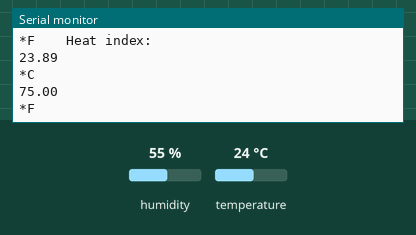
The sketch below on a simulated Arduino Uno, built with avr-gcc and run on an emulated ATmega328P. Shown: the last lines printed to the serial monitor. The test bench sets the inputs (shaded band); at power-on: humidity 55 %, temperature 24 °C.

Above: at 2.8 s.
2.9 s: humidity set to 22 %
5.6 s: temperature set to 12 °C
At 6.8 s:
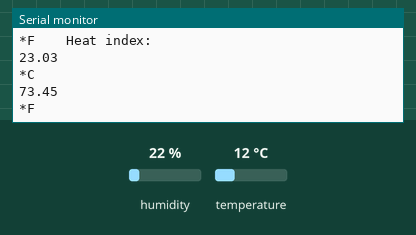
8.3 s: humidity set to 40 %
At 10.6 s:
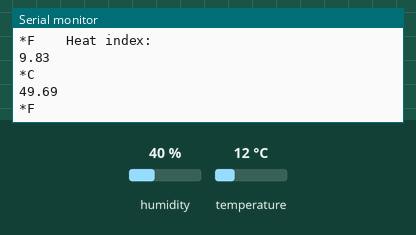
Timing chart, 0 to 12.1 s (numbered marks = the images above; inputs shaded):
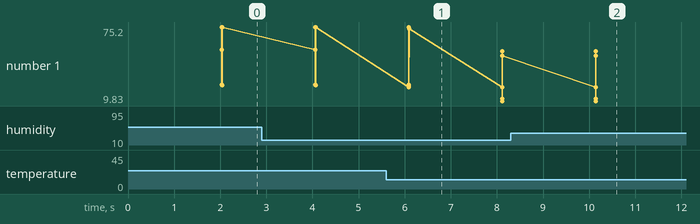

Measured:
- plotted number 1: 75 → 49.69 after the input at 5.6 s, 49.69 → 50.54 after the input at 8.3 s

The sketch:

temperature_humidity.ino
```cpp
#include "DHT.h"
#define DHTTYPE DHT11 // DHT 11

const int DHTPin = 4;

DHT dht(DHTPin, DHTTYPE);   // Initialize DHT sensor

void setup() {
  Serial.begin(115200);
  delay(10);
  dht.begin();
}

void loop() {
  // Sensor readings may also be up to 2 seconds 'old' (its a very slow sensor)
  float h = dht.readHumidity();

  // Read temperature as Celsius (the default)
  float t = dht.readTemperature();

  // Read temperature as Fahrenheit (isFahrenheit = true)
  float f = dht.readTemperature(true);

  // Check if any reads failed and exit early (to try again)
  if(isnan(h) || isnan(t) || isnan(f)) {
    Serial.println("Failed to read from DHT sensor!");
  } else {
    // Heat index corresponding to Celsius
    float hic = dht.computeHeatIndex(t, h, false);
    float hif = dht.computeHeatIndex(f, h);
    delay(2000);

    Serial.println("Humidity: ");
    Serial.println(h);
    Serial.println("%\t Temperature: ");
    Serial.println(t);
    Serial.println("*C ");
    Serial.println(f);
    Serial.println("*F \t Heat index: ");
    Serial.println(hic);
    Serial.println("*C ");
    Serial.println(hif);
    Serial.println("*F");
  }
}
```
